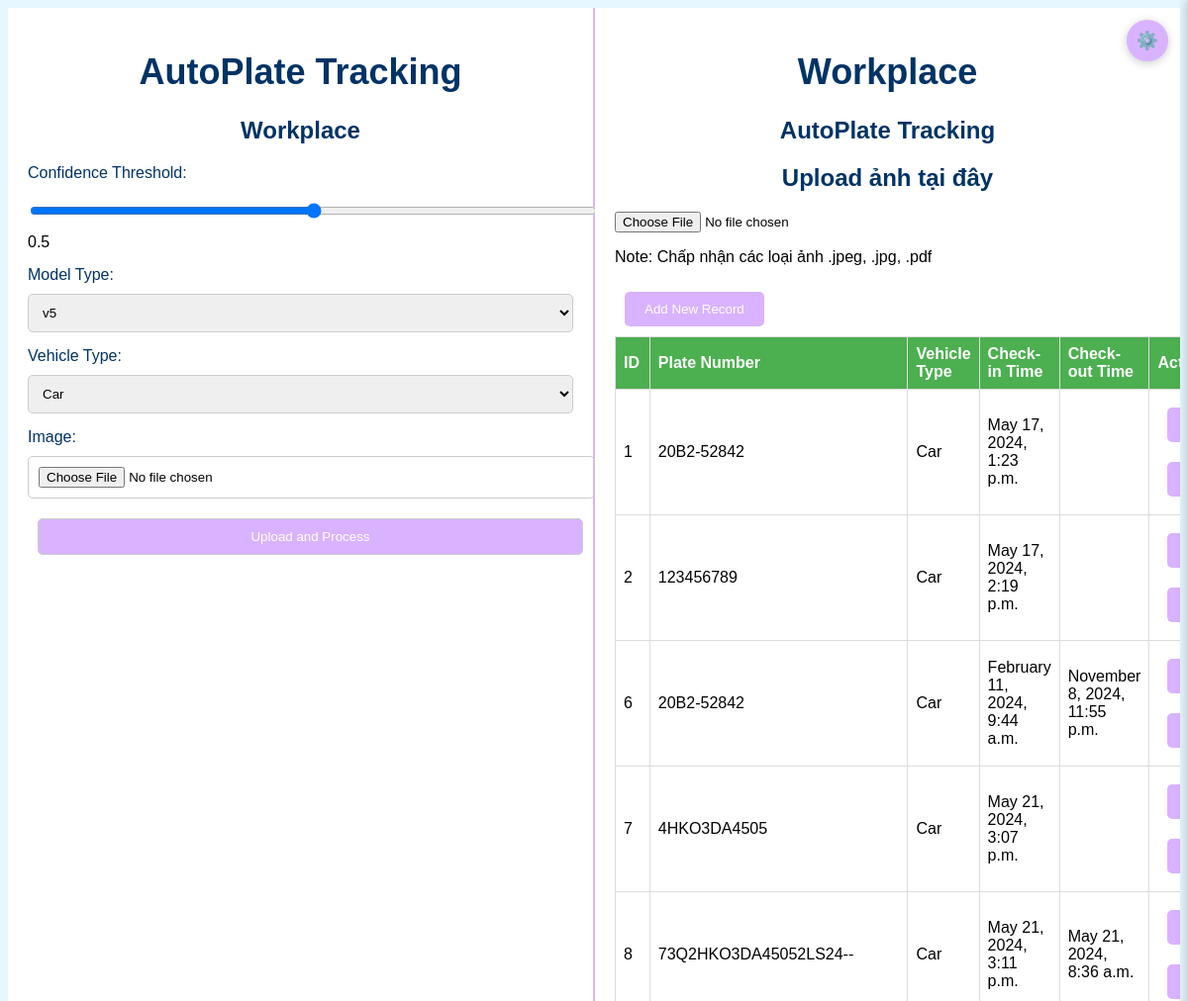
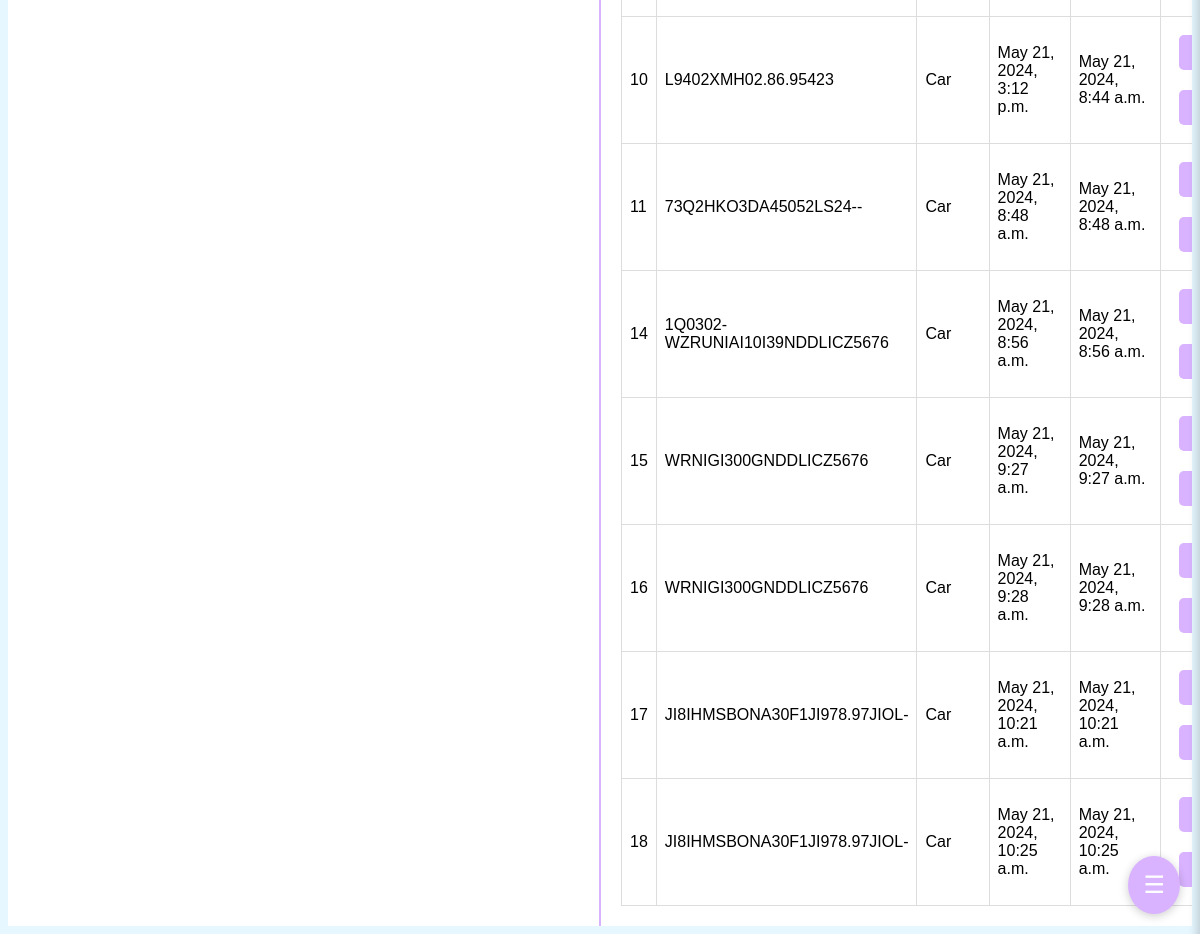
/workplace/, run on the app's committed database (2 pictures, top to bottom).
### mvp/models.py (models this page shows)
class CheckInOut(models.Model):
    VEHICLE_TYPES = [
        ('Car', 'Car'),
        ('Motorbike', 'Motorbike'),
        ('Bicycle', 'Bicycle'),
    ]
    plate_number = models.CharField(max_length=20)
    vehicle_type = models.CharField(max_length=10, choices=VEHICLE_TYPES, default='Car')
    check_in_time = models.DateTimeField(null=True, blank=True)
    check_out_time = models.DateTimeField(null=True, blank=True)
    image = models.ImageField(upload_to='images/', null=True, blank=True)
    parking_fee = models.FloatField(default=0.0)  # Ensure this line is present
    def __str__(self):
        return self.plate_number

### mvp/views.py (the view, shortened to what this page needs)
# urls.py: path('workplace/', views.workplace, name='workplace'),
def workplace(request):
    records = CheckInOut.objects.all()
    return render(request, 'workplace.html', {'records': records})

### mvp/templates/workplace.html (shortened to what this page needs)
<!DOCTYPE html>
<html>
<head>
</head>
<body>
    <div class="left">
        <div class="header">
            <h1>AutoPlate Tracking</h1>
            <h2>Workplace</h2>
        </div>
        <form method="post" enctype="multipart/form-data" action="{% url 'workplace' %}">
            <div class="form-group">
                <label for="confidence_threshold">Confidence Threshold:</label>
                <input type="range" id="confidence_threshold" name="confidence_threshold" min="0" max="1" step="0.01" value="0.5" oninput="this.nextElementSibling.value = this.value">
                <output>0.5</output>
            </div>
            <div class="form-group">
                <label for="model_type">Model Type:</label>
                <select id="model_type" name="model_type">
                    <option value="v5">v5</option>
                </select>
            </div>
            <div class="form-group">
                <label for="vehicle_type">Vehicle Type:</label>
                <select id="vehicle_type" name="vehicle_type">
                    <option value="Car">Car</option>
                </select>
            </div>
            <div class="form-group">
                <label for="image">Image:</label>
                <input type="file" id="image" name="image" accept="image/jpeg,image/jpg,image/pdf" required>
            </div>
            <div class="form-group">
                <button type="submit" class="btn">Upload and Process</button>
            </div>
        </form>
    </div>
    <div class="right">
        <div class="header">
            <h1>Workplace</h1>
            <h2>AutoPlate Tracking</h2>
        </div>
        <div class="content">
            <h2>Upload ảnh tại đây</h2>
            <input type="file" accept="image/jpeg,image/jpg,image/pdf" onchange="displayThumbnail(this)">
            <p>Note: Chấp nhận các loại ảnh .jpeg, .jpg, .pdf</p>
        </div>
        <div>
            <button class="btn" onclick="toggleAddForm()">Add New Record</button>
        </div>
        <table>
            <thead>
                <tr>
                    <th>ID</th>
                    <th>Plate Number</th>
                    <th>Vehicle Type</th>
                    <th>Check-in Time</th>
                    <th>Check-out Time</th>
                    <th>Actions</th>
                </tr>
            </thead>
            <tbody>
                {% for record in records %}
                    <tr>
                        <td>{{ record.id }}</td>
                        <td>{{ record.plate_number }}</td>
                        <td>{{ record.vehicle_type }}</td>
                        <td>{{ record.check_in_time|date:"F j, Y, g:i a" }}</td>
                        <td>{{ record.check_out_time|date:"F j, Y, g:i a" }}</td>
                        <td>
                            <button class="btn" onclick="editRecord({{ record|safe }})">Edit</button>
                            <button class="btn" onclick="deleteRecord({{ record|safe }})">Delete</button>
                        </td>
                    </tr>
                {% endfor %}
            </tbody>
        </table>
    </div>
    <button class="floating-btn" onclick="toggleSidebar()">☰</button>
    <button class="floating-config-btn" onclick="toggleConfigPopup()">⚙️</button>
</body>
</html>

### mvp/templates/workplace.html (style rules this page uses)
body { background-color: #e6f7ff; font-family: Arial, sans-serif; display: flex; }
.left, .right { width: 50%; padding: 20px; }
.left { background-color: #ffffff; border-right: 2px solid #d9b3ff; }
.right { background-color: #ffffff; overflow-y: auto; }
.header { text-align: center; margin-top: 20px; }
.header h1 { font-size: 36px; color: #003366; }
.header h2 { font-size: 24px; color: #003366; }
.content h2 { text-align: center; color: #003366; }
.btn { background-color: #d9b3ff; color: #ffffff; border: none; padding: 10px 20px; border-radius: 5px; cursor: pointer; margin: 10px; }
.form-group { margin-bottom: 15px; }
.form-group label { display: block; margin-bottom: 5px; color: #003366; }
.form-group input, .form-group button, .form-group select { width: 100%; padding: 10px; margin-top: 5px; border: 1px solid #ccc; border-radius: 5px; }
table { width: 100%; border-collapse: collapse; }
table, th, td { border: 1px solid #ddd; }
th, td { padding: 8px; text-align: left; }
th { background-color: #4CAF50; color: white; }
.floating-btn { position: fixed; bottom: 20px; right: 20px; background-color: #d9b3ff; color: #ffffff; border: none; padding: 15px; border-radius: 50%; cursor: pointer; font-size: 24px; box-shadow: 0 2px 10px rgba(0, 0, 0, 0.2); }
.floating-config-btn { position: fixed; top: 20px; right: 20px; background-color: #d9b3ff; color: #ffffff; border: none; padding: 10px; border-radius: 50%; cursor: pointer; font-size: 18px; box-shadow: 0 2px 10px rgba(0, 0, 0, 0.2); }

### data on the page
CheckInOut: id "1", plate_number "20B2-52842", vehicle_type "Car", check_in_time "May 17, 2024, 1:23 p.m."
CheckInOut: id "2", plate_number "123456789", vehicle_type "Car", check_in_time "May 17, 2024, 2:19 p.m."
CheckInOut: id "6", plate_number "20B2-52842", vehicle_type "Car", check_in_time "February 11, 2024, 9:44 a.m.", check_out_time "November 8, 2024, 11:55 p.m."
CheckInOut: id "7", plate_number "4HKO3DA4505", vehicle_type "Car", check_in_time "May 21, 2024, 3:07 p.m."
CheckInOut: id "8", plate_number "73Q2HKO3DA45052LS24--", vehicle_type "Car", check_in_time "May 21, 2024, 3:11 p.m.", check_out_time "May 21, 2024, 8:36 a.m."
CheckInOut: id "10", plate_number "L9402XMH02.86.95423", vehicle_type "Car", check_in_time "May 21, 2024, 3:12 p.m.", check_out_time "May 21, 2024, 8:44 a.m."
CheckInOut: id "11", plate_number "73Q2HKO3DA45052LS24--", vehicle_type "Car", check_in_time "May 21, 2024, 8:48 a.m.", check_out_time "May 21, 2024, 8:48 a.m."
CheckInOut: id "14", plate_number "1Q0302-WZRUNIAI10I39NDDLICZ5676", vehicle_type "Car", check_in_time "May 21, 2024, 8:56 a.m.", check_out_time "May 21, 2024, 8:56 a.m."
CheckInOut: id "15", plate_number "WRNIGI300GNDDLICZ5676", vehicle_type "Car", check_in_time "May 21, 2024, 9:27 a.m.", check_out_time "May 21, 2024, 9:27 a.m."
CheckInOut: id "16", plate_number "WRNIGI300GNDDLICZ5676", vehicle_type "Car", check_in_time "May 21, 2024, 9:28 a.m.", check_out_time "May 21, 2024, 9:28 a.m."
CheckInOut: id "17", plate_number "JI8IHMSBONA30F1JI978.97JIOL-", vehicle_type "Car", check_in_time "May 21, 2024, 10:21 a.m.", check_out_time "May 21, 2024, 10:21 a.m."
CheckInOut: id "18", plate_number "JI8IHMSBONA30F1JI978.97JIOL-", vehicle_type "Car", check_in_time "May 21, 2024, 10:25 a.m.", check_out_time "May 21, 2024, 10:25 a.m."
